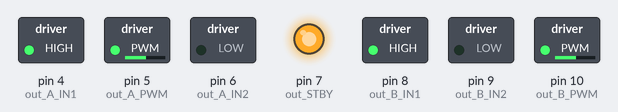
Simulated run of this sketch. Board: Arduino Uno, built with avr-gcc and run on an emulated ATmega328P. Shown: switched loads named in the sketch (green lamp = pin HIGH), output pins drawn as LEDs (lit = HIGH).

Above: at 0.1 s.
At 3.1 s:
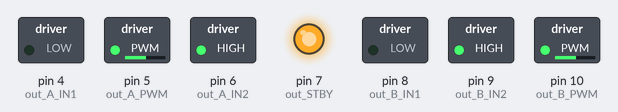
At 6.1 s:
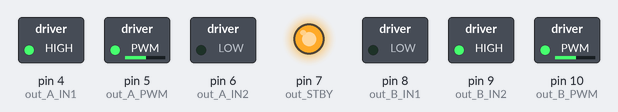
At 9.1 s:
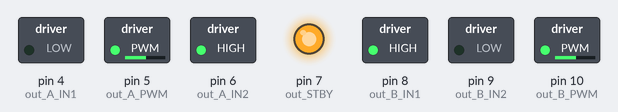
At 15.1 s:
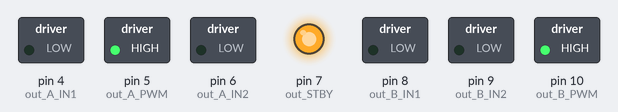
At 21.1 s:
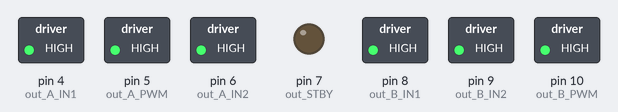
Timing chart, 0 to 22.6 s (numbered marks = the images above):
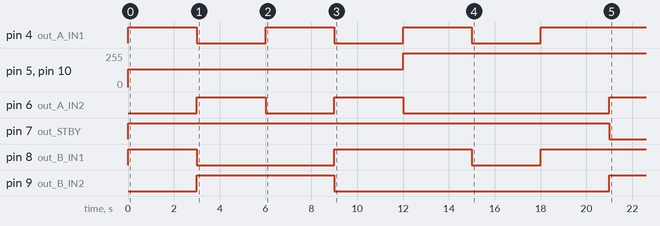

The sketch:

motor_test.ino
```cpp
/*
 * @author: alberto valente alb.valente@gmail.com
 *
 * Roboval 2012
 * Firmware di test per il sensore di linea pololu QTRRC8
 *
 * per informazioni www.roboval.it
 *
 */

//--------------------------------------------------------------
//          parametri di configurazione hardcoded
//--------------------------------------------------------------
// i parametri seguenti descrivono l'interfacciamento del microcontrollore
// con sensori e motori. Se modificati potrebbero compromettere il
// funzionamento del robot.

// definizione dei pin di collegamento tra arduino e la scheda motori
#define out_STBY    7
#define out_B_PWM   10 //B motore destro
#define out_A_PWM   5  //A motore sinistro
#define out_A_IN2   6
#define out_A_IN1   4
#define out_B_IN1   8
#define out_B_IN2   9
#define left_motor  0
#define right_motor 1

void setup()
{
  pinMode(out_STBY,OUTPUT);
  pinMode(out_A_PWM,OUTPUT);
  pinMode(out_A_IN1,OUTPUT);
  pinMode(out_A_IN2,OUTPUT);
  pinMode(out_B_PWM,OUTPUT);
  pinMode(out_B_IN1,OUTPUT);
  pinMode(out_B_IN2,OUTPUT);

  motor_standby(false);

  set_motor(left_motor,40);
  set_motor(right_motor,40);
  delay(3000);
  set_motor(left_motor,-40);
  set_motor(right_motor,-40);
  delay(3000);
  set_motor(left_motor,40);
  set_motor(right_motor,-40);
  delay(3000);
  set_motor(left_motor,-40);
  set_motor(right_motor,40);
  delay(3000);
  set_motor(left_motor,100);
  set_motor(right_motor,100);
  delay(3000);
  motor_coast(left_motor);
  motor_coast(right_motor);
  delay(3000);
  set_motor(left_motor,100);
  set_motor(right_motor,100);
  delay(3000);
  motor_brake(left_motor);
  motor_brake(right_motor);

  motor_standby(true);
}

void loop()
{
}

/**
 * set di funzioni per la gestione dei motori
 *
 */

void set_motor(boolean motor, char speed) { // imposta la velocità tra -100 (indietro) e +100 (avanti)
  byte PWMvalue=0;
  PWMvalue = map(abs(speed),0,100,50,255);
  if (speed > 0)
    motor_speed(motor,0,PWMvalue);
  else if (speed < 0)
    motor_speed(motor,1,PWMvalue);
  else {
    motor_coast(motor);
  }
}
void motor_speed(boolean motor, boolean direction, byte speed) { // imposta la velocità tra 0 e 255
  if (motor == left_motor) {
    if (direction == 0) {
      digitalWrite(out_A_IN1,HIGH);
      digitalWrite(out_A_IN2,LOW);
    }
    else {
      digitalWrite(out_A_IN1,LOW);
      digitalWrite(out_A_IN2,HIGH);
    }
    analogWrite(out_A_PWM,speed);
  }
  else {
    if (direction == 0) {
      digitalWrite(out_B_IN1,HIGH);
      digitalWrite(out_B_IN2,LOW);
    }
    else {
      digitalWrite(out_B_IN1,LOW);
      digitalWrite(out_B_IN2,HIGH);
    }
    analogWrite(out_B_PWM,speed);
  }
}
void motor_standby(boolean state) { // abilita/disabilita i motori
  if (state == true)
    digitalWrite(out_STBY,LOW);
  else
    digitalWrite(out_STBY,HIGH);
}

void motor_coast(boolean motor) { // motore in folle
  if (motor == left_motor) {
    digitalWrite(out_A_IN1,LOW);
    digitalWrite(out_A_IN2,LOW);
    digitalWrite(out_A_PWM,HIGH);
  }
  else {
    digitalWrite(out_B_IN1,LOW);
    digitalWrite(out_B_IN2,LOW);
    digitalWrite(out_B_PWM,HIGH);
  }
}

void motor_brake(boolean motor) { // freno motore
  if (motor == left_motor) {
    digitalWrite(out_A_IN1,HIGH);
    digitalWrite(out_A_IN2,HIGH);
  }
  else {
    digitalWrite(out_B_IN1,HIGH);
    digitalWrite(out_B_IN2,HIGH);
  }
}
```
